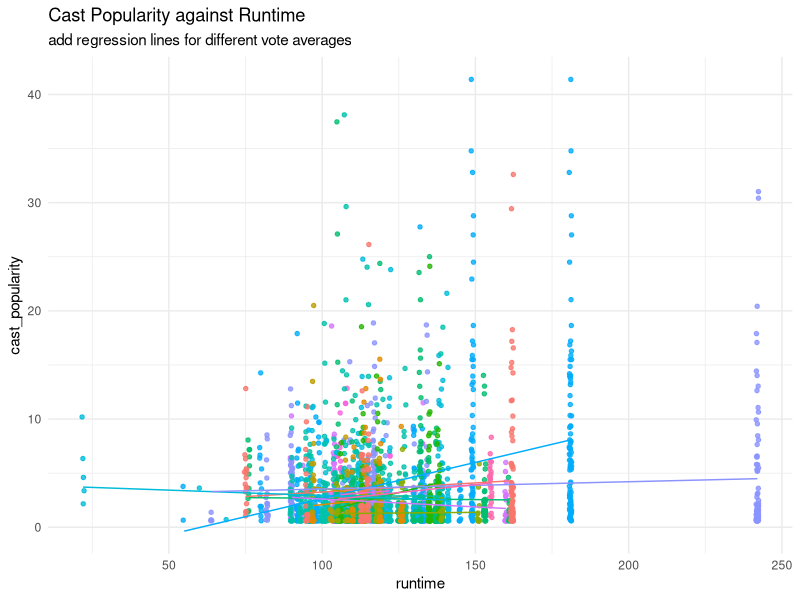
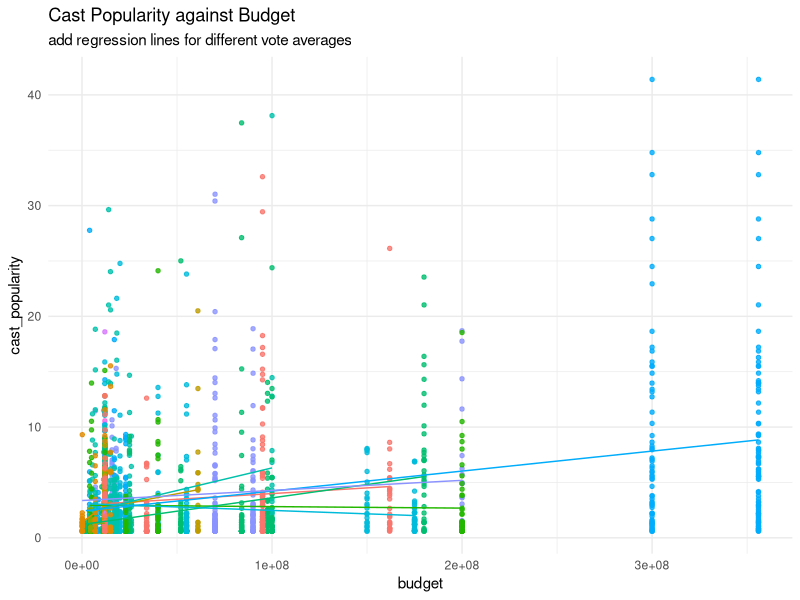
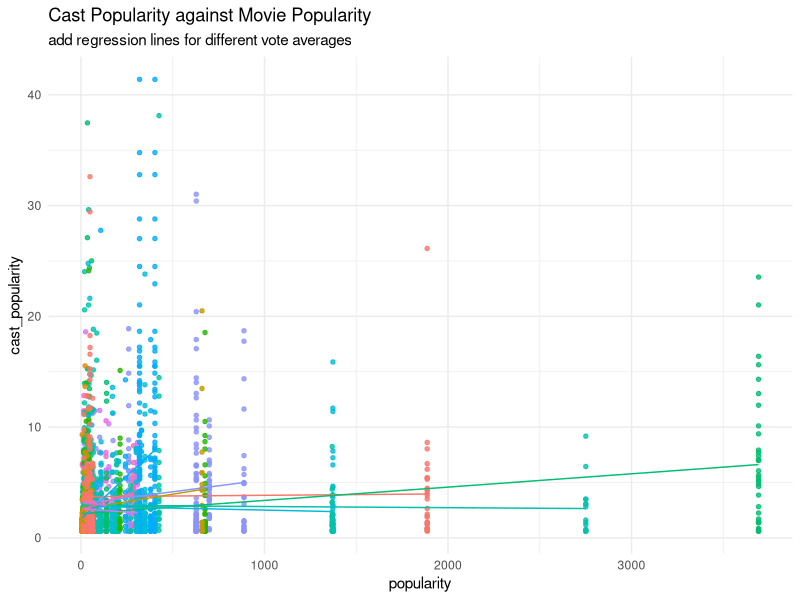
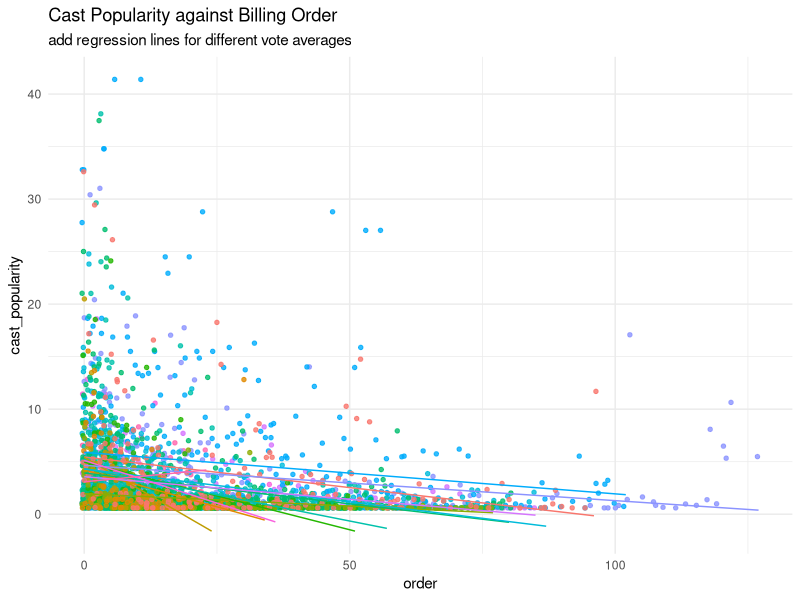
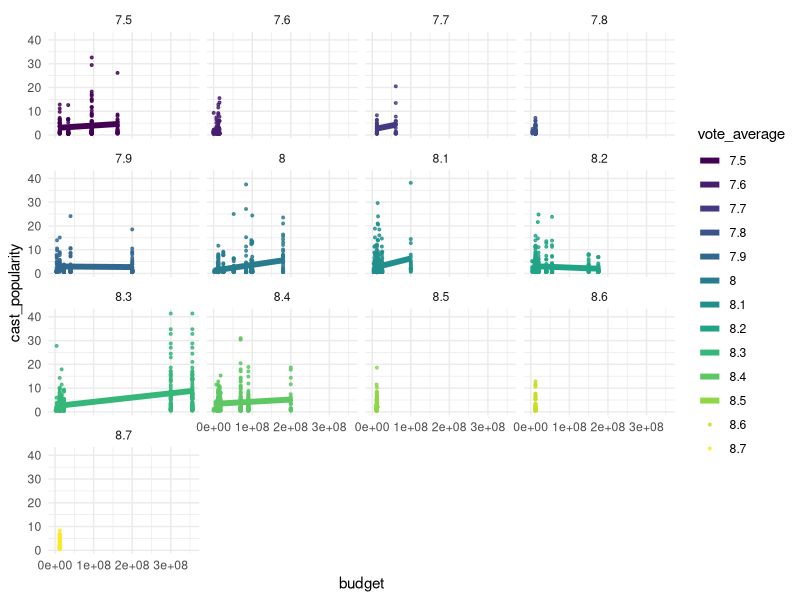
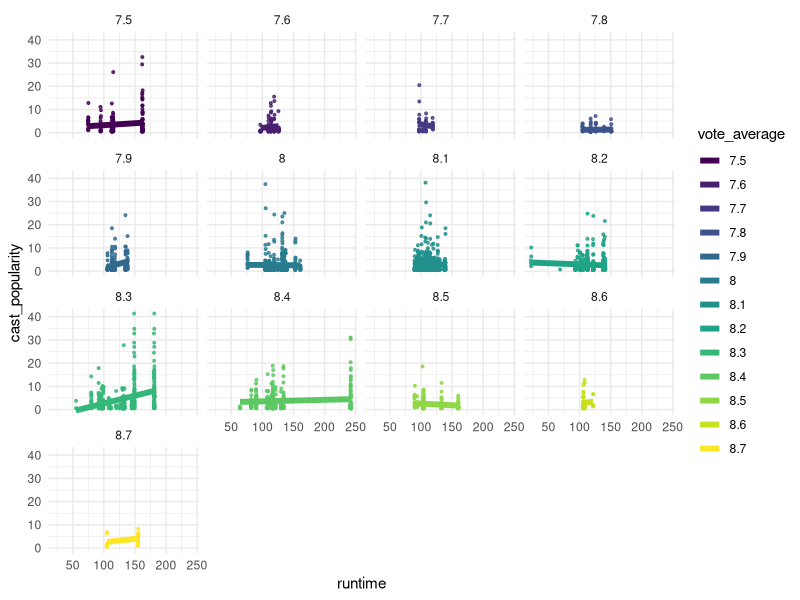

The R script that drew these images, in order:
# Libraries required 
library(lme4)
library(tidyverse)
library(dplyr)
library(broom.mixed)
library(ggplot2)
library(lmerTest)

# Reading Merged Dataset
data <- read_csv("all_movies_and_cast.csv")

# Exploratory Data Analysis on Movies Dataset
str(data)
summary(data)

## Removing missing values 
colSums(is.na(data))
data = na.omit(data)
colSums(is.na(data))

## Invalid movies (i.e. with a runtime of 0)
nrow(data)
data <- data[!(data$runtime == 0),]
nrow(data)

## Replacing zero values in budget and revenue columns with its median
data$budget[data$budget == 0] <- median(data$budget, na.rm = TRUE)
data$revenue[data$revenue == 0] <- median(data$revenue, na.rm = TRUE)

## Remove Gender with value 0 (Not Specified)
nrow(data)
data <- data[!(data$gender == 0),]
nrow(data)

## Set Gender as Factors
data$gender <- as.factor(ifelse(data$gender == 1, "Female", "Male"))

## Convert Column Vote_average as Factors
data$vote_average <- as.factor(data$vote_average)
class(data$vote_average)

# Data Visualisation 
ggplot(data = data, aes(x = runtime, y = cast_popularity, col = vote_average, group = vote_average)) +
  geom_point(size = 1.2, alpha = 0.8, position = "jitter") +
  theme_minimal() +
  theme(legend.position = "none") +
  geom_smooth(method = lm, se = FALSE, size = 0.5, alpha = 0.8) +
  labs(title = "Cast Popularity against Runtime",
       subtitle = "add regression lines for different vote averages")

ggplot(data = data, aes(x = budget, y = cast_popularity, col = vote_average, group = vote_average)) +
  geom_point(size = 1.2, alpha = 0.8, position = "jitter") +
  theme_minimal() +
  theme(legend.position = "none") +
  geom_smooth(method = lm, se = FALSE, size = 0.5, alpha = 0.8) +
  labs(title = "Cast Popularity against Budget",
       subtitle = "add regression lines for different vote averages")

ggplot(data = data, aes(x = popularity, y = cast_popularity, col = vote_average, group = vote_average)) +
  geom_point(size = 1.2, alpha = 0.8, position = "jitter") +
  theme_minimal() +
  theme(legend.position = "none") +
  geom_smooth(method = lm, se = FALSE, size = 0.5, alpha = 0.8) +
  labs(title = "Cast Popularity against Movie Popularity",
       subtitle = "add regression lines for different vote averages")

ggplot(data = data, aes(x = order, y = cast_popularity, col = vote_average, group = vote_average)) +
  geom_point(size = 1.2, alpha = 0.8, position = "jitter") +
  theme_minimal() +
  theme(legend.position = "none") +
  geom_smooth(method = lm, se = FALSE, size = 0.5, alpha = 0.8) +
  labs(title = "Cast Popularity against Billing Order",
       subtitle = "add regression lines for different vote averages")

# Multilevel Model Analysis 
## Intercept only model 
interceptonlymodel <- lmer(cast_popularity ~ 1 + (1 | vote_average), data = data)
summary(interceptonlymodel)
### Residual variance on the movie (vote_average) level is 0.7019
### Residual variance on the first level (cast level) is 17.7029
### Estimate of the intercept is 3.0634

## Model 1 
lmer_model1 <- lmer(cast_popularity ~ gender + order + (1 | vote_average), data = data)
summary(lmer_model1)


## Rescale budget (and revenue) to make the model more stable 
scaleddata <- data %>%
  mutate(budget_scaled = scale(budget), revenue_scaled = scale(revenue))

## Model 2 
lmer_model2 <- lmer(cast_popularity ~ order + runtime + popularity + budget_scaled + revenue_scaled + (1 | vote_average), data = scaleddata)
summary(lmer_model2)

## Model 3 
lmer_model3 <- lmer(cast_popularity ~ order + runtime + budget_scaled + revenue_scaled + (1 | vote_average), data = scaleddata)
summary(lmer_model3)

## Model 4 - Model 2 with random slopes 
lmer_model4 <- lmer(cast_popularity ~ order + runtime + popularity + budget_scaled + revenue_scaled + (1 + order | vote_average), data = scaleddata)
summary(lmer_model4)


## Model 5 - Model 3 with random slopes 
lmer_model5 <- lmer(cast_popularity ~ order + runtime + budget_scaled + revenue_scaled + (1 + order | vote_average), data = scaleddata)
summary(lmer_model5)


## Model 6 (Random Slopes)
lmer_model6 <- lmer(cast_popularity ~ order + runtime + budget_scaled + revenue_scaled + (1 + order + runtime + budget_scaled + revenue_scaled | vote_average), data = scaleddata)
summary(lmer_model6)


## Model 7 (Random Slopes)
lmer_model7 <- lmer(cast_popularity ~ order + runtime + budget_scaled + revenue_scaled + (1 + budget_scaled + revenue_scaled | vote_average), data = scaleddata)
summary(lmer_model7)
coef(lmer_model7)

## Model 8 (Cross-level interaction model) 
lmer_model8 <- lmer(cast_popularity ~ order + runtime + budget_scaled + revenue_scaled + order*runtime + order*budget_scaled + order*revenue_scaled + (1 + budget_scaled + revenue_scaled | vote_average), data = scaleddata)
summary(lmer_model8)

# Conclusion
budget_final <- ggplot(data = scaleddata, aes(x = budget, y = cast_popularity, col = vote_average)) +
  viridis::scale_color_viridis(discrete = TRUE) +
  geom_point(size = 0.7, alpha = 0.8, position = "jitter") +
  geom_smooth(method = lm, se = FALSE, size = 2, alpha = 0.8) +
  theme_minimal()
budget_final + facet_wrap(~vote_average)

runtime_final <- ggplot(data = scaleddata, aes(x = runtime, y = cast_popularity, col = vote_average)) +
  viridis::scale_color_viridis(discrete = TRUE) +
  geom_point(size = 0.7, alpha = 0.8, position = "jitter") +
  geom_smooth(method = lm, se = FALSE, size = 2, alpha = 0.8) +
  theme_minimal()
runtime_final + facet_wrap(~vote_average)
